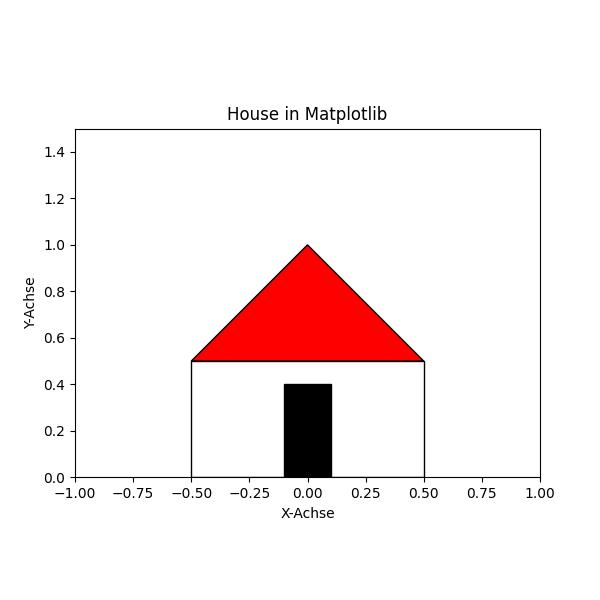

This chart was generated by the following Python code:
import matplotlib.pyplot as plt
from matplotlib.patches import Polygon

# Coordinates
x_dach = [-0.5, 0, 0.5, -0.5]
y_dach = [0.5, 1, 0.5, 0.5]

x_wand = [-0.5, -0.5, 0.5, 0.5, -0.5]
y_wand = [0, 0.5, 0.5, 0, 0]

x_tuer = [-0.1, -0.1, 0.1, 0.1, -0.1]
y_tuer = [0, 0.4, 0.4, 0, 0]

fig, ax = plt.subplots(figsize=(6, 6))

# Polygon-Patches for House
dach = Polygon(xy=list(zip(x_dach, y_dach)), closed=True, edgecolor='black', facecolor='red')
wand = Polygon(xy=list(zip(x_wand, y_wand)), closed=True, edgecolor='black', facecolor='white')
tuer = Polygon(xy=list(zip(x_tuer, y_tuer)), closed=True, edgecolor='black', facecolor='black')

# Add parts of house to diagram
ax.add_patch(dach)
ax.add_patch(wand)
ax.add_patch(tuer)

# Diagram
ax.set_aspect('equal')
ax.set_xlim(-1, 1)
ax.set_ylim(0, 1.5)
ax.set_xlabel('X-Achse')
ax.set_ylabel('Y-Achse')
ax.set_title('House in Matplotlib')

plt.show()
plt.savefig('filled_polygon.jpg')
